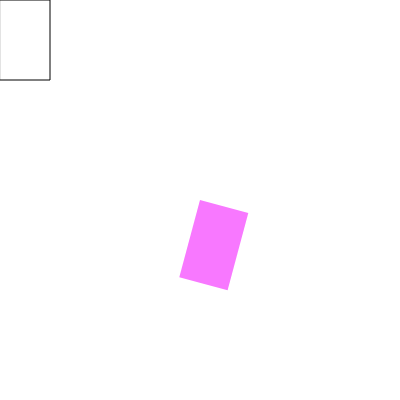
Frame 1 (no input)
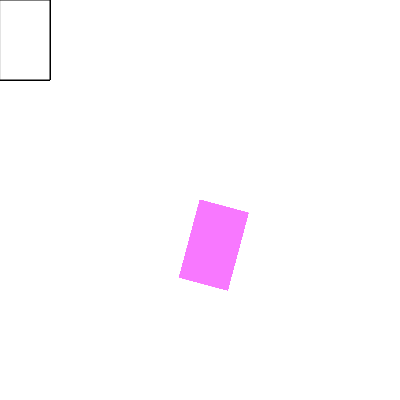
Frame 60 (no input)
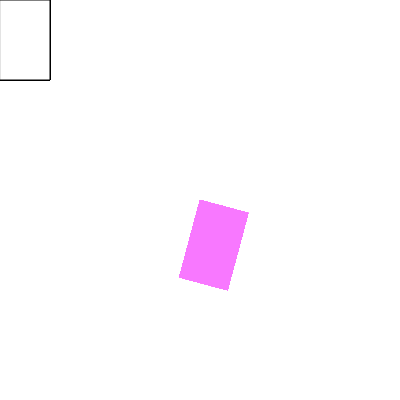
Frame 120 (the mouse pressed at the canvas centre since frame 60)

The p5.js sketch that drew these frames (run headless with seeded random() and noise() and a simulated clock; from frame 60 on, the mouse is pressed at the canvas centre):

// p5.js sketch
// ── sketch.js
function setup() {
    createCanvas( 400, 400 );
}

function draw() {

    /** CREATE SANDBOX **/
    // using push() and pop()
    // transformation functions only apply in here
    push();

    // set the color of shapes
    fill( 'rgb(248, 120, 255)' );
    // remove stroke
    noStroke();

    // translate the center point of the grid
    // this sets (x:0, y:0) to the center of the canvas
    translate( 200, 200 );
    // rotate by 15°
    rotate( radians(15) );

    // draw a rectangle
    rect( 0, 0, 50, 80 );

    /* END SANDBOX */
    pop();


    /** OUTSIDE SANDBOX **/
    // draw a rectangle, with default settings
    // notice: the rect code is the same as in the sandbox
    // BUT, the results are different
    rect( 0, 0, 50, 80 );
}
